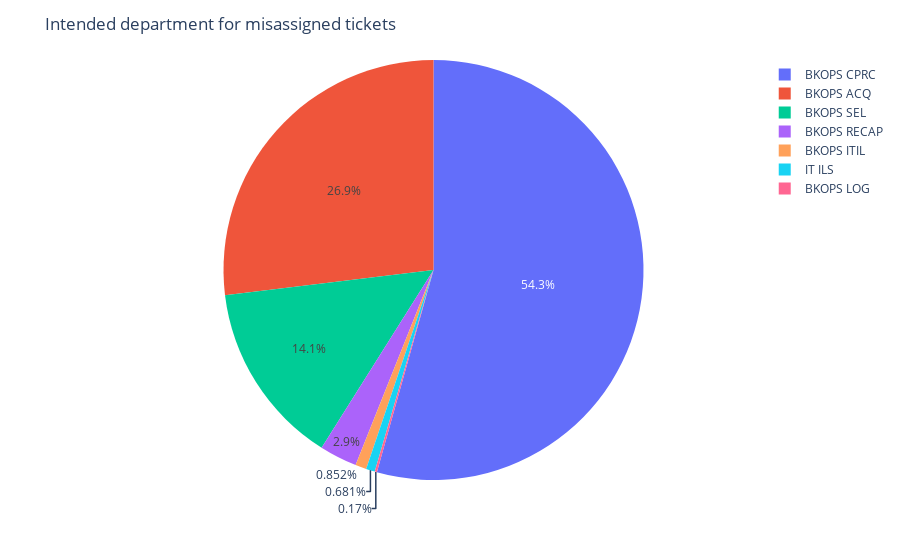

Notebook code cell kept with this figure:
### Code cell
fig = px.pie(df, values='tickets', names='dept')
fig.update_layout(title_text='Intended department for misassigned tickets')
fig.show()

### Figure 1 — Plotly figure (JSON) as saved in the notebook; plotly's stock layout.template omitted (floating-point values rounded to 4 significant figures)
{"data": [{"domain": {"x": [0, 1], "y": [0, 1]}, "hoverlabel": {"namelength": 0}, "hovertemplate": "dept=%{label}<br>tickets=%{value}", "labels": ["BKOPS CPRC", "BKOPS ACQ", "BKOPS SEL", "BKOPS RECAP", "BKOPS ITIL", "IT ILS", "BKOPS LOG"], "legendgroup": "", "name": "", "showlegend": true, "type": "pie", "values": [319, 158, 83, 17, 5, 4, 1]}], "layout": {"autosize": true, "legend": {"tracegroupgap": 0}, "margin": {"t": 60}, "title": {"text": "Intended department for misassigned tickets"}}}
